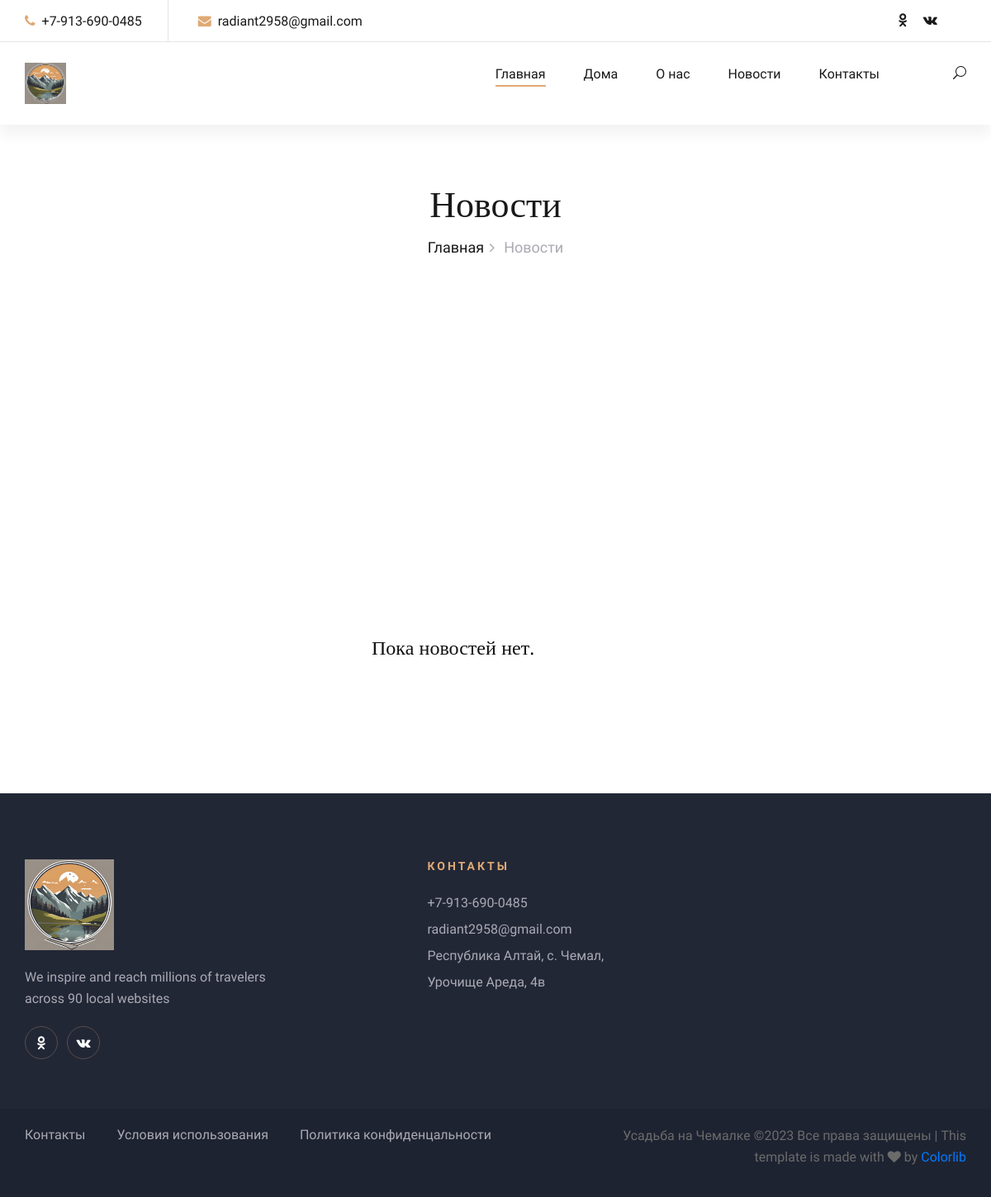
/blog/, run on an earlier commit of the app's database.
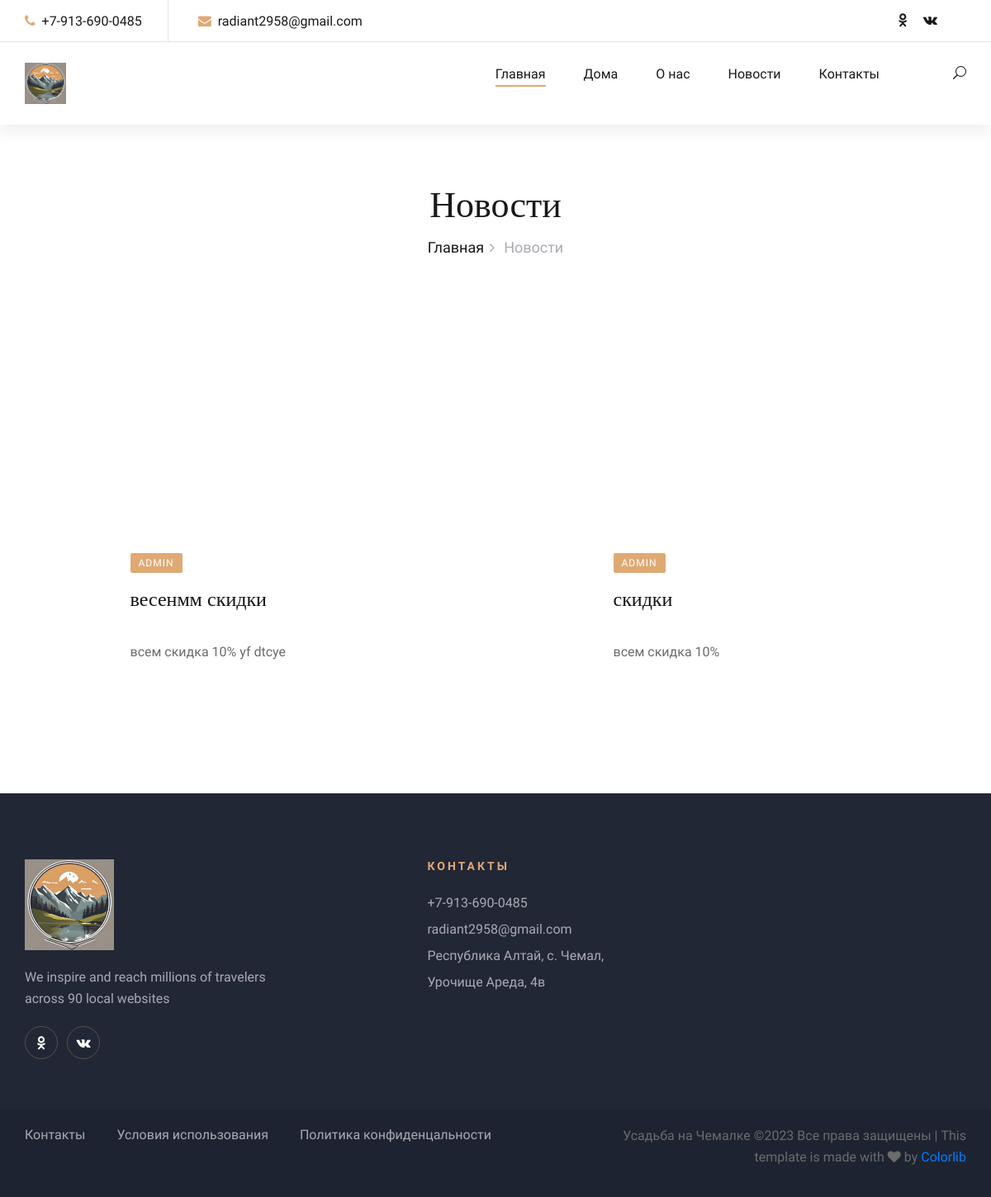
And on a later commit of the database.
### base/models.py (models this page shows, shortened)
class News(models.Model):
    title = models.CharField(max_length=255, verbose_name="Заголовок")
    content = models.TextField(verbose_name="Содержание")
    pub_date = models.DateTimeField(auto_now_add=True, verbose_name="Дата публикации")
    author = models.ForeignKey('auth.User', on_delete=models.CASCADE, verbose_name="Автор")
    class Meta:
        verbose_name = "Новость"
        verbose_name_plural = "Новости"

### base/views.py (the view)
# urls.py: path('blog/', views.new, name='new'),
def new(request):
    news_list = News.objects.all().order_by('-pub_date')
    return render(request, "base/blog.html", {'news_list': news_list})

### base/templates/base/blog.html (shortened to what this page needs)
<!DOCTYPE html>
<html lang="ru">
<head>
    <link rel="stylesheet" href="css/bootstrap.min.css" type="text/css">
    <link rel="stylesheet" href="css/font-awesome.min.css" type="text/css">
    <link rel="stylesheet" href="css/elegant-icons.css" type="text/css">
    <link rel="stylesheet" href="css/flaticon.css" type="text/css">
    <link rel="stylesheet" href="css/owl.carousel.min.css" type="text/css">
    <link rel="stylesheet" href="css/nice-select.css" type="text/css">
    <link rel="stylesheet" href="css/jquery-ui.min.css" type="text/css">
    <link rel="stylesheet" href="css/magnific-popup.css" type="text/css">
    <link rel="stylesheet" href="css/slicknav.min.css" type="text/css">
    <link rel="stylesheet" href="css/style.css" type="text/css">
</head>
<body>
    <header class="header-section header-normal">
        <div class="top-nav">
            <div class="container">
                <div class="row">
                    <div class="col-lg-6">
                        <ul class="tn-left">
                            <li><i class="fa fa-phone"></i> +7-913-690-0485</li>
                            <li><i class="fa fa-envelope"></i> radiant2958@gmail.com</li>
                        </ul>
                    </div>
                    <div class="col-lg-6">
                        <div class="tn-right">
                            <div class="top-social">
                                <a href="#"><i class="fa fa-odnoklassniki"></i></a>
                                <a href="#"><i class="fa fa-vk"></i></a>
                            </div>
                        </div>
                    </div>
                </div>
            </div>
        </div>
        <div class="menu-item">
            <div class="container">
                <div class="row">
                    <div class="col-lg-2">
                        <div class="logo">
                            <a href="./index.html">
                                <img src="img/logo2.png" alt="">
                            </a>
                        </div>
                    </div>
                    <div class="col-lg-10">
                        <div class="nav-menu">
                            <nav class="mainmenu">
                                <ul>
                                    <li class="active"><a href="{% url 'index' %}">Главная</a></li>
                                    <li><a href="./rooms.html">Дома</a></li>
                                    <li><a href="{% url 'about-us' %}">О нас</a></li>
                                    <li><a href="{% url 'new' %}">Новости</a></li>
                                    <li><a href="{% url 'contact' %}">Контакты</a></li>
                                </ul>
                            </nav>
                            <div class="nav-right search-switch">
                                <i class="icon_search"></i>
                            </div>
                        </div>
                    </div>
                </div>
            </div>
        </div>
    </header>
    <div class="breadcrumb-section">
        <div class="container">
            <div class="row">
                <div class="col-lg-12">
                    <div class="breadcrumb-text">
                        <h2>Новости</h2>
                        <div class="bt-option">
                            <a href="./home.html">Главная</a>
                            <span>Новости</span>
                        </div>
                    </div>
                </div>
            </div>
        </div>
    </div>
    <section class="blog-section blog-page spad">
    <div class="container">
        <div class="row">
            {% if news_list %}
                {% for news_item in news_list %}
                    <div class="col-lg-4 mx-auto d-block">
                        <div class="blog-item">
                            <div class="bi-text">
                                <span class="b-tag">{{ news_item.author }}</span>
                                <h4>{{ news_item.title }}</h4>
                                <div class="b-time"><i class="icon_clock_alt"></i> {{ news_item.pub_date|date:"d F, Y" }}</div>
                                <p>{{ news_item.content|truncatewords:30 }}</p>
                            </div>
                        </div>
                    </div>
                {% endfor %}
            {% else %}
                <div class="col-lg-4 mx-auto d-block">
                    <div class="blog-item">
                        <div class="bi-text">
                            <h4>Пока новостей нет.</h4>
                        </div>
                    </div>
                </div>
            {% endif %}
        </div>
    </div>
    </section>
    <footer class="footer-section">
        <div class="container">
            <div class="footer-text">
                <div class="row">
                    <div class="col-lg-4">
                        <div class="ft-about">
                            <div class="logo">
                                <a href="#">
                                    <img src="img/logo2.png" alt="">
                                </a>
                            </div>
                            <p>We inspire and reach millions of travelers<br /> across 90 local websites</p>
                            <div class="fa-social">
                                <a href="#"><i class="fa fa-odnoklassniki"></i></a>
                                <a href="#"><i class="fa fa-vk"></i></a>
                            </div>
                        </div>
                    </div>
                    <div class="col-lg-3 offset-lg-1">
                        <div class="ft-contact">
                            <h6>Контакты</h6>
                            <ul>
                                <li>+7-913-690-0485</li>
                                <li>radiant2958@gmail.com</li>
                                <li>Республика Алтай, с. Чемал, Урочище Ареда, 4в</li>
                            </ul>
                        </div>
                    </div>
                </div>
            </div>
        </div>
        <div class="copyright-option">
            <div class="container">
                <div class="row">
                    <div class="col-lg-7">
                        <ul>
                            <li><a href="{% url 'contact' %}">Контакты</a></li>
                            <li><a href="#">Условия использования </a></li>
                            <li><a href="#">Политика конфиденцальности</a></li>
                        </ul>
                    </div>
                    <div class="col-lg-5">
                        <div class="co-text"><p>
  Усадьба на Чемалке &copy;<script>document.write(new Date().getFullYear());</script> Все права защищены | This template is made with <i class="fa fa-heart" aria-hidden="true"></i> by <a href="https://colorlib.com" target="_blank">Colorlib</a>
  </p></div>
                    </div>
                </div>
            </div>
        </div>
    </footer>
</body>
</html>

What changed in the data, as far as the page shows it:
added News: author "ADMIN", title "весенмм скидки", content "всем скидка 10% yf dtcye"
added News: author "ADMIN", title "скидки", content "всем скидка 10%"
Also different on the page:
text no longer shown: "Пока новостей нет."
